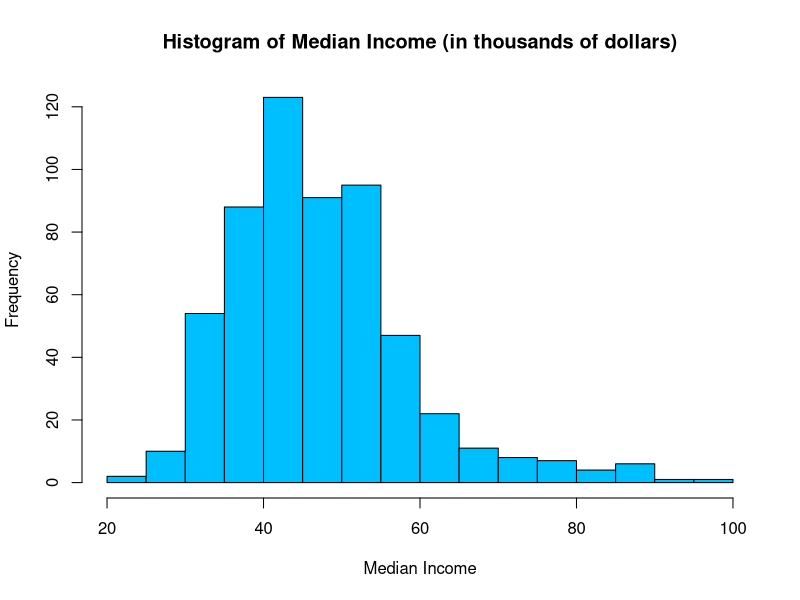
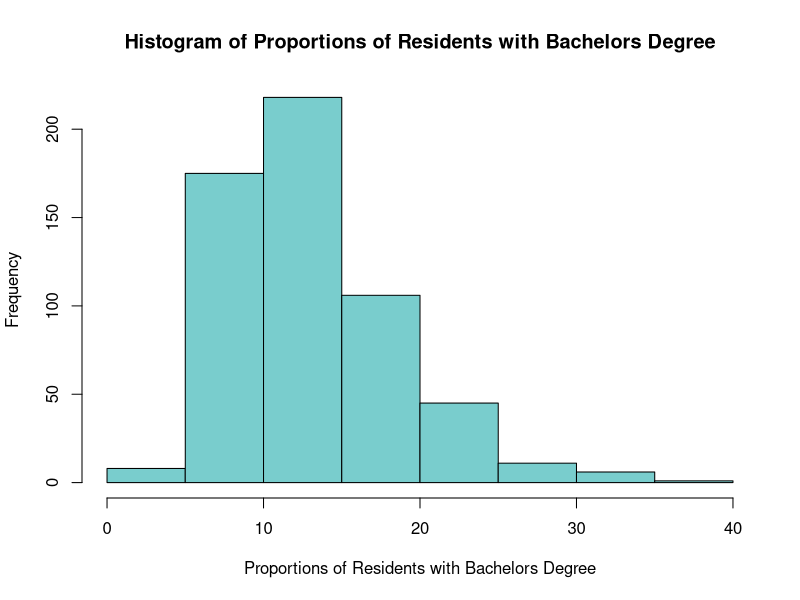
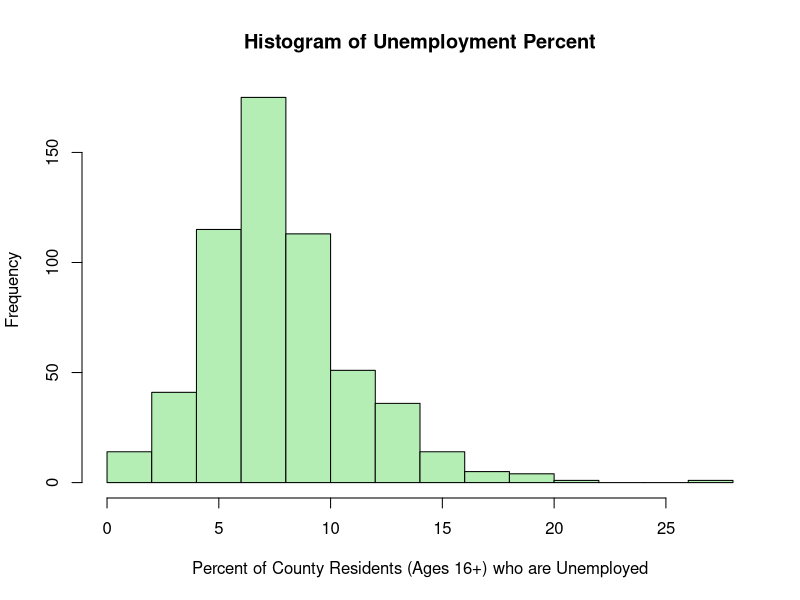
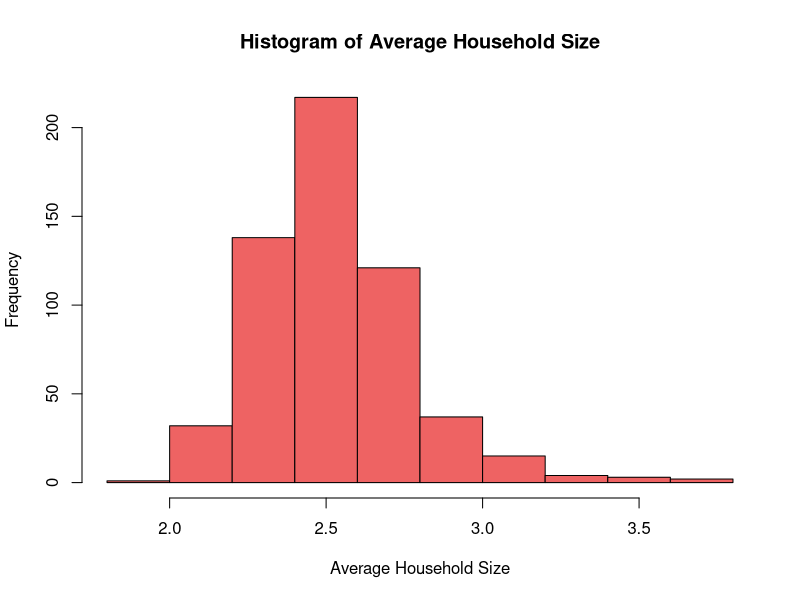
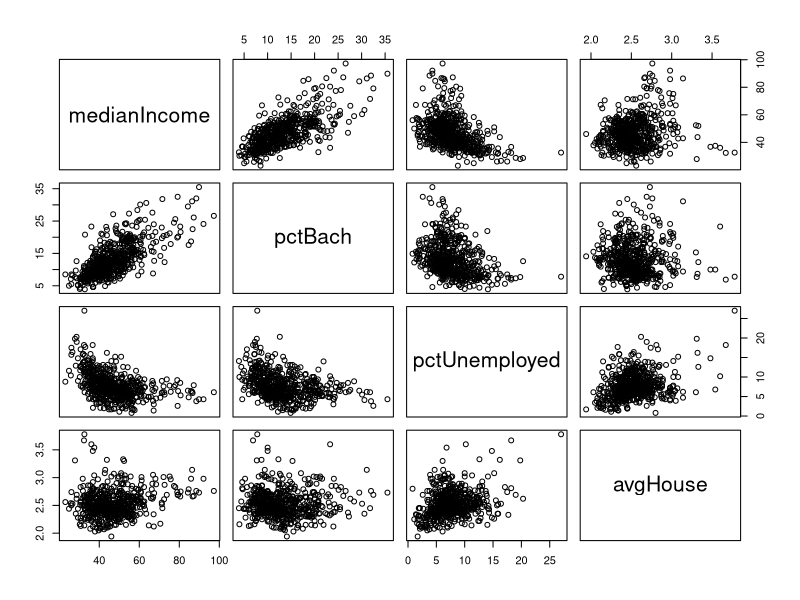
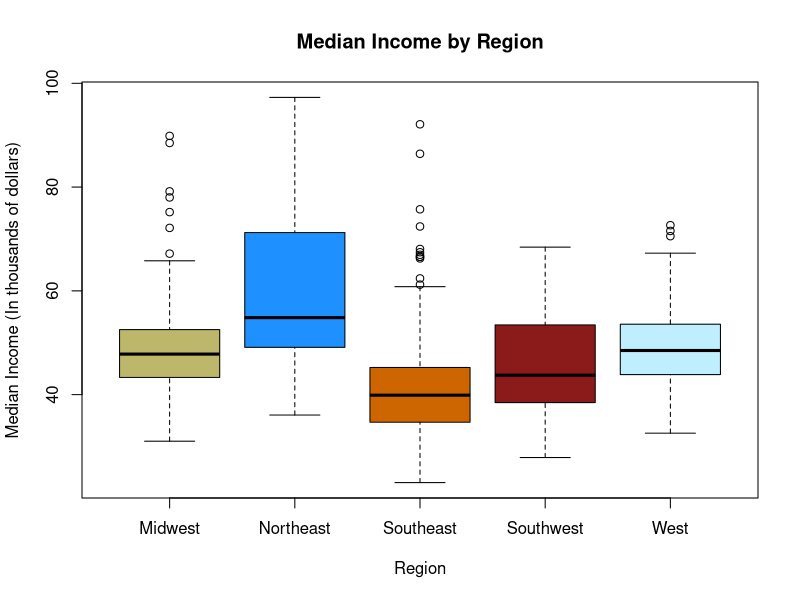
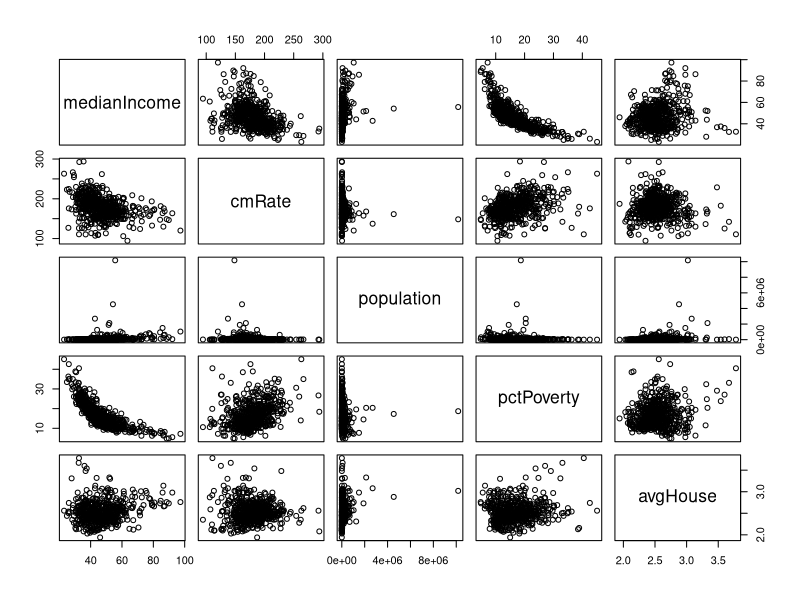
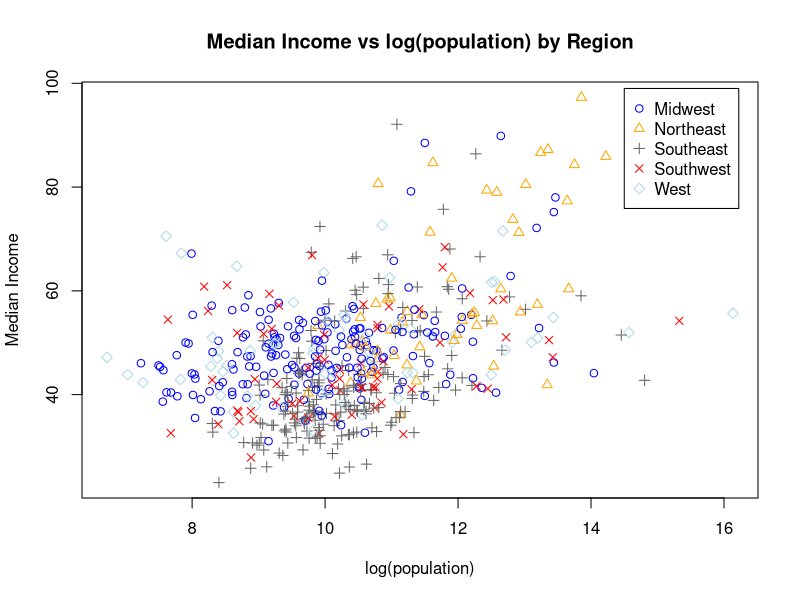

R code for these plots, in order:
## ---- chunk 1
knitr::opts_chunk$set(echo = TRUE)
library(car)
## ---- chunk 2
rates <- read.csv("cancer_mortality_rates.csv", stringsAsFactors = TRUE)
rates$medianIncome <- rates$medianIncome / 1000
## ---- chunk 3
head(rates)
## ---- chunk 4
# Replace this text with your code
summary(rates)
## ---- chunk 5
# Replace this text with your code
hist(rates$medianIncome,
     main = "Histogram of Median Income (in thousands of dollars)",
     xlab = "Median Income",
     col = "deepskyblue")
hist(rates$pctBach,
     main = "Histogram of Proportions of Residents with Bachelors Degree",
     xlab = "Proportions of Residents with Bachelors Degree",
     col = "darkslategray3")
hist(rates$pctUnemployed,
     main = "Histogram of Unemployment Percent",
     xlab = "Percent of County Residents (Ages 16+) who are Unemployed",
     col = "darkseagreen2")
hist(rates$avgHouse,
     main = "Histogram of Average Household Size",
     xlab = "Average Household Size",
     col = "indianred2")
## ---- chunk 6
# Replace this text with your code
plot( ~ medianIncome + pctBach + pctUnemployed + avgHouse, data = rates)
## ---- chunk 7
# Replace this text with your code
plot(medianIncome ~ region, data = rates, 
     xlab = "Region", ylab = "Median Income (In thousands of dollars)", 
     main = "Median Income by Region", 
     col = c("darkkhaki", "dodgerblue", "darkorange3", "firebrick4", "lightblue1"))
        
## ---- chunk 8
# Replace this text with your code
model <- lm(medianIncome ~ pctBach + pctUnemployed + avgHouse + region, data = rates)
summary(model)
## ---- chunk 9
plot(rates[, c(3, 1, 2, 5, 6)])
## ---- chunk 10
plot(medianIncome ~ log(population),
     data = rates,
     col = c("blue", "orange", "gray40", "red", "lightblue")[region],
     pch = c(1, 2, 3, 4, 5)[region],
     xlab = "log(population)",
     ylab = "Median Income",
     main = "Median Income vs log(population) by Region")

legend(x = 14.5, y = 99,
       legend = levels(rates$region),
       col = c("blue", "orange", "gray40", "red", "lightblue"),
       pch = c(1, 2, 3, 4, 5))
## ---- chunk 11
plot(rates[, c(3, 7, 8, 9)])
## ---- chunk 12
plot(rates[, c(3, 10, 11, 12, 13)])
## ---- chunk 13
plot(rates[, c(3, 14, 15, 16)])
## ---- chunk 14
plot(rates[, c(3, 17, 18, 19, 20)])
## ---- chunk 15
plot(rates[, c(3, 21, 22, 23)])
## ---- chunk 16
summary(model)
model_version2 <- lm(medianIncome ~ pctBach + pctUnemployed + avgHouse + pctHS + region, data = rates)
summary(model_version2)
## ---- chunk 17
summary(model)
model_version3 <- lm(medianIncome ~ pctBach + pctUnemployed + avgHouse + pctEmployed + region, data = rates)
summary(model_version3)
## ---- chunk 18
summary(model)
model_version4 <- lm(medianIncome ~ pctBach + pctUnemployed + avgHouse + pctEmployerHC + region, data = rates)
model_version5 <- lm(medianIncome ~ pctBach + pctUnemployed + avgHouse + pctPublicHC + region, data = rates)
model_version6 <- lm(medianIncome ~ pctBach + pctUnemployed + avgHouse + pctPrivateHC + region, data = rates)
summary(model_version4)
summary(model_version5)
summary(model_version6)
## ---- chunk 19
summary(model)
model_version7 <- lm(medianIncome ~ pctBach + pctUnemployed + avgHouse + pctMarried + region, data = rates)
summary(model_version7)
## ---- chunk 20
summary(model)
model_version8 <- lm(medianIncome ~ pctBach + pctUnemployed + avgHouse + pctMarriedHouse + region, data = rates)
summary(model_version8)
## ---- chunk 21
summary(model)
model_version9 <- lm(medianIncome ~ pctBach + pctUnemployed + avgHouse + pctPoverty + region, data = rates)
summary(model_version9)
model_version10 <- lm(medianIncome ~ pctBach + pctUnemployed + avgHouse + pctPoverty + I(pctPoverty^2) + region, data = rates)
summary(model_version10)
## ---- chunk 22
summary(model)
model_version11 <- lm(medianIncome ~ pctBach + pctUnemployed + avgHouse + log(population) + region, data = rates)
summary(model_version11)
## ---- chunk 23
summary(model)
model_version12 <- lm(medianIncome ~ pctBach + pctUnemployed + pctPublicHC + pctPrivateHC + pctEmployerHC + pctMarried + pctMarriedHouse + avgHouse + pctPoverty + I(pctPoverty^2) + log(population) + region, data = rates)
summary(model_version12)

## ---- chunk 24
plot(model_version12$fitted.values, model_version12$residuals,
     main = "Residuals versus Fitted Values Plot",
     xlab = "Fitted Values",
     ylab = "Residuals")
abline(h = 0, col = "red", lty = 2)
qqnorm(model_version12$residuals, main = "QQ Plot of the Residuals")
qqline(model_version12$residuals)
## ---- chunk 25
model_version13 <- lm(log(medianIncome) ~ pctBach + pctUnemployed + pctPublicHC + pctPrivateHC + pctEmployerHC + pctMarried + pctMarriedHouse + avgHouse + pctPoverty + log(population) + region, data = rates)
summary(model_version12)
summary(model_version13)
## ---- chunk 26
plot(model_version13$fitted.values, model_version13$residuals,
     main = "Residuals versus Fitted Values Plot",
     xlab = "Fitted Values",
     ylab = "Residuals")
abline(h = 0, col = "red", lty = 2)
## ---- chunk 27
summary(model_version12)
model_version14 <- lm(medianIncome ~ pctBach + pctUnemployed + pctPublicHC + pctPrivateHC + pctEmployerHC + pctMarried + pctMarriedHouse + avgHouse + pctPoverty + I(pctPoverty^2) + I(pctPoverty^3) + log(population) + region, data = rates)
summary(model_version14)
plot(model_version14$fitted.values, model_version14$residuals,
     main = "Residuals versus Fitted Values Plot",
     xlab = "Fitted Values",
     ylab = "Residuals")
abline(h = 0, col = "red", lty = 2)

sd(rates$pctBach) * model_version14$coefficients[2]
sd(rates$pctUnemployed) * model_version14$coefficients[3]
sd(rates$pctPublicHC) * model_version14$coefficients[4]
sd(rates$pctPrivateHC) * model_version14$coefficients[5]
sd(rates$pctEmployerHC) * model_version14$coefficients[6]
sd(rates$pctMarried) * model_version14$coefficiends[7]
sd(rates$pctMarriedHouse) * model_version14$coefficients[8]
sd(rates$avgHouse) * model_version14$coefficients[9]
sd(log(rates$population)) * model_version14$coefficients[13]

## ---- chunk 28
quadData <- data.frame(pctPoverty = seq(min(rates$pctPoverty), max(rates$pctPoverty), by = 0.01))
quadData$pctBach <- mean(rates$pctBach)
quadData$pctUnemployed <- mean(rates$pctUnemployed)
quadData$pctPublicHC <- mean(rates$pctPublicHC)
quadData$pctPrivateHC <- mean(rates$pctPrivateHC)
quadData$pctEmployerHC <- mean(rates$pctEmployerHC)
quadData$pctMarried <- mean(rates$pctMarried)
quadData$pctMarriedHouse <- mean(rates$pctMarriedHouse)
quadData$avgHouse <- mean(rates$avgHouse)
quadData$population <- median(rates$population)
quadData$region <- "Southeast"
quadData$Fitted <- predict(model_version12, newdata = quadData)
quadData$Fitted1 <- predict(model_version13, newdata = quadData)
quadData$Fitted2 <- predict(model_version14, newdata = quadData)

plot(rates$medianIncome ~ rates$pctPoverty)
lines(quadData$pctPoverty, quadData$Fitted, col = "blue")
lines(quadData$pctPoverty, quadData$Fitted1, col = "red")
lines(quadData$pctPoverty, quadData$Fitted2, col = "green")
## ---- chunk 29
model_version15 <- lm(medianIncome ~ pctBach + pctUnemployed + pctPublicHC + pctPrivateHC + pctEmployerHC + pctMarriedHouse + avgHouse + pctPoverty + I(pctPoverty^2) + log(population) + region, data = rates)
summary(model_version12)
summary(model_version15)
## ---- chunk 30
vif(model_version15)
## ---- chunk 31
summary(rates)
summary(model_version15)
## ---- chunk 32
sd(rates$pctBach) * model_version15$coefficients[2]
sd(rates$pctUnemployed) * model_version15$coefficients[3]
sd(rates$pctPublicHC) * model_version15$coefficients[4]
sd(rates$pctPrivateHC) * model_version15$coefficients[5]
sd(rates$pctEmployerHC) * model_version15$coefficients[6]
sd(rates$pctMarriedHouse) * model_version15$coefficients[7]
sd(rates$avgHouse) * model_version15$coefficients[8]
sd(log(rates$population)) * model_version15$coefficients[11]

